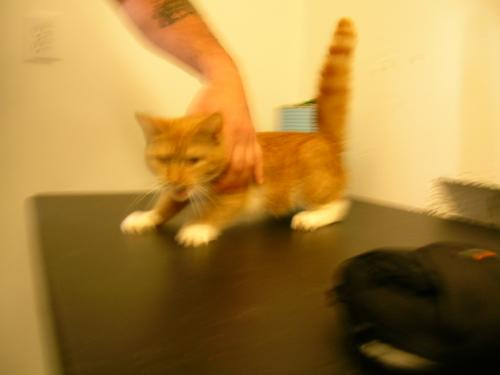
#> input picture _miscellaneous/test_constrained_layer/PetImages/Cat/0.jpg, 500 x 375 px
$ python -i functions.py   (imports and definitions only)   (older library calls are emulated)
#> lines starting #> are read from the running program, lines starting #| are printed output that depends on the picture
# -*- coding: UTF-8 -*-
"""
@author: Luca Bondi (luca.bondi@polimi.it)
@author: Paolo Bestagini (paolo.bestagini@polimi.it)
@author: Nicolò Bonettini (nicolo.bonettini@polimi.it)
Politecnico di Milano 2018
"""

from multiprocessing import Pool, cpu_count

import numpy as np
import pywt
from PIL import Image, ImageOps
from numpy.fft import fft2, ifft2
from scipy.ndimage import filters
from sklearn.metrics import roc_curve, auc
from tqdm import tqdm
import cv2


class ArgumentError(Exception):
    pass


"""
Extraction functions
"""


# [353 lines left out: functions extract_single, noise_extract, noise_extract_compact, extract_multiple_aligned, cut_ctr, preprocessing_wrapper and 7 more, not called in this run]


def saturation(im: np.ndarray) -> np.ndarray:
    """
    Saturation as from Binghamton toolbox
    :param im: type np.uint8
    :return: saturation map from input im
    """
    assert (im.dtype == np.uint8)

    if im.ndim == 2:
        im.shape += (1,)

    h, w, ch = im.shape
#> h = 375; w = 500; ch = 3

    if im.max() < 250:
        return np.ones((h, w, ch))

    im_h = im - np.roll(im, (0, 1), (0, 1))
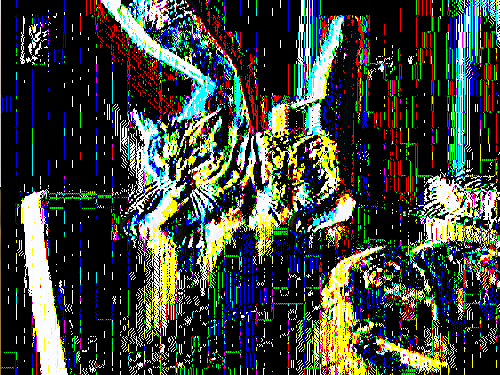
#> im_h: shape (375, 500, 3); mean R, G, B 63.3, 63.5, 61.5
    im_v = im - np.roll(im, (1, 0), (0, 1))
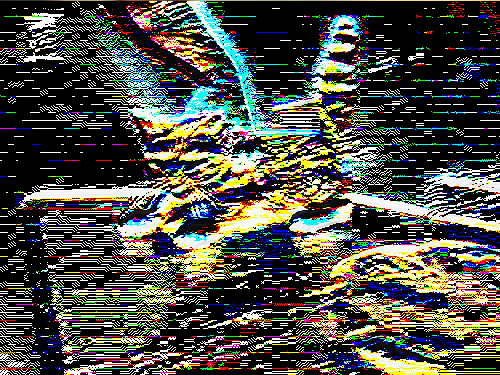
#> im_v: shape (375, 500, 3); mean R, G, B 78.3, 78.8, 70.5
    satur_map = \
        np.bitwise_not(
            np.bitwise_and(
                np.bitwise_and(
                    np.bitwise_and(
                        im_h != 0, im_v != 0
                    ), np.roll(im_h, (0, -1), (0, 1)) != 0
                ), np.roll(im_v, (-1, 0), (0, 1)) != 0
            )
        )
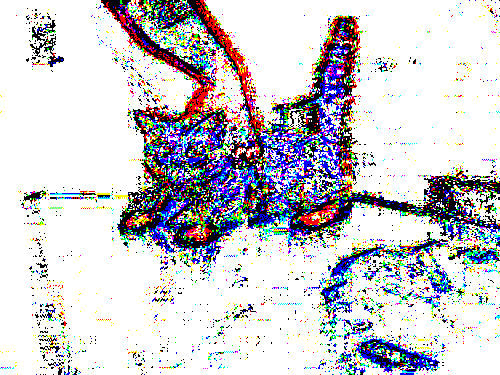
#> satur_map: shape (375, 500, 3) bool; mean R, G, B 0.799, 0.793, 0.817

    max_ch = im.max(axis=0).max(axis=0)
#> max_ch = [255, 247, 174]

    for ch_idx, max_c in enumerate(max_ch):
        if max_c > 250:
            satur_map[:, :, ch_idx] = \
                np.bitwise_not(
                    np.bitwise_and(
                        im[:, :, ch_idx] == max_c, satur_map[:, :, ch_idx]
                    )
                )
#> this loop made 3 passes
#> max_c on passes 1 to 3: 255, 247, 174
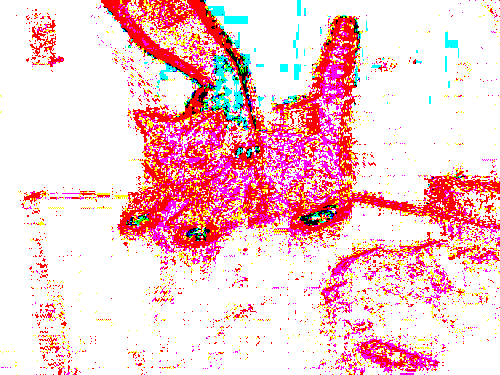
#> satur_map: shape (375, 500, 3) bool; mean R, G, B 0.976, 0.793, 0.817

    return satur_map


# [8 lines left out: function inten_sat_compact, not called in this run]


"""
Cross-correlation functions
"""


# [84 lines left out: functions crosscorr_2d, aligned_cc, pce, not called in this run]


"""
Statistical functions
"""


# [50 lines left out: functions stats, gt, not called in this run]

>>> import cv2
>>> picture = cv2.cvtColor(cv2.imread('../../../_miscellaneous/test_constrained_layer/PetImages/Cat/0.jpg'), cv2.COLOR_BGR2RGB)
>>> result = saturation(picture)

$ run again, on _miscellaneous/test_constrained_layer/PetImages/Cat/10.jpg
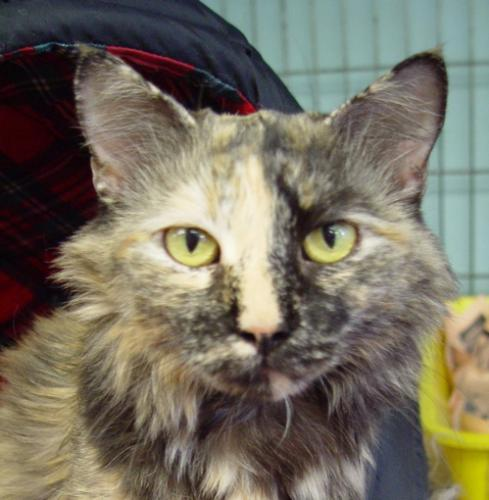
#> input picture _miscellaneous/test_constrained_layer/PetImages/Cat/10.jpg, 489 x 500 px
#> in saturation, `satur_map = \ np.bitwise_not( np.bitwise_and( np.bitwise_and( np.bitwi..`:
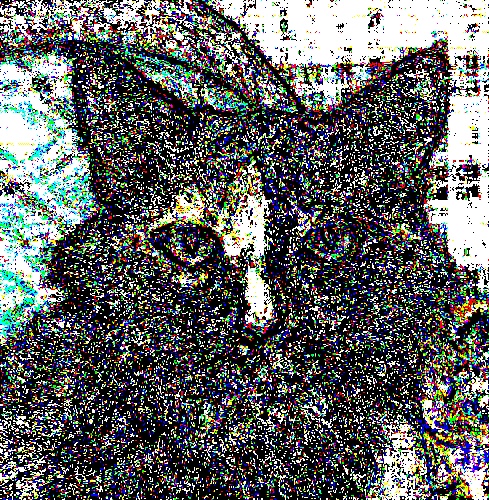
#> satur_map: shape (500, 489, 3) bool; mean R, G, B 0.373, 0.384, 0.376
#> max_ch = [252, 250, 236]
#> the loop in saturation, `for ch_idx, max_c in enumerate(max_ch):` made 3 passes
#> max_c on passes 1 to 3: 252, 250, 236
#> after the loop in saturation, `for ch_idx, max_c in enumerate(max_ch):`:
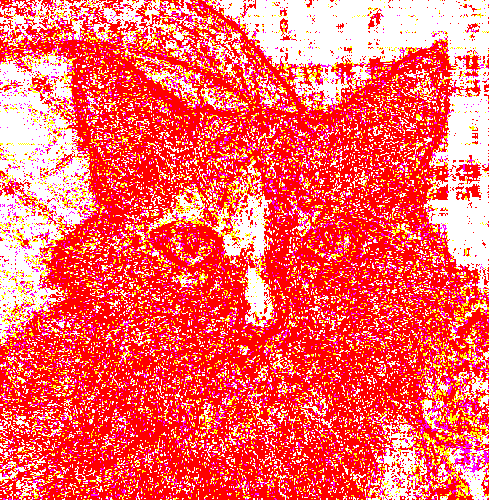
#> satur_map: shape (500, 489, 3) bool; mean R, G, B 1, 0.384, 0.376

$ run again, on _miscellaneous/test_constrained_layer/PetImages/Cat/11.jpg
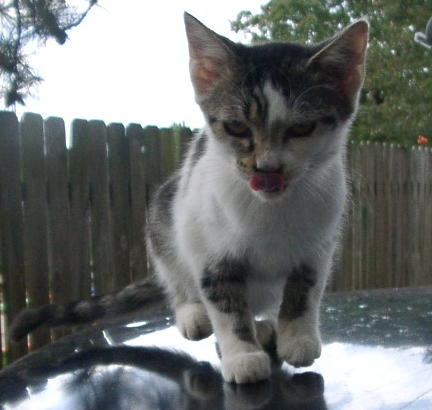
#> input picture _miscellaneous/test_constrained_layer/PetImages/Cat/11.jpg, 432 x 410 px
#> in saturation, `satur_map = \ np.bitwise_not( np.bitwise_and( np.bitwise_and( np.bitwi..`:
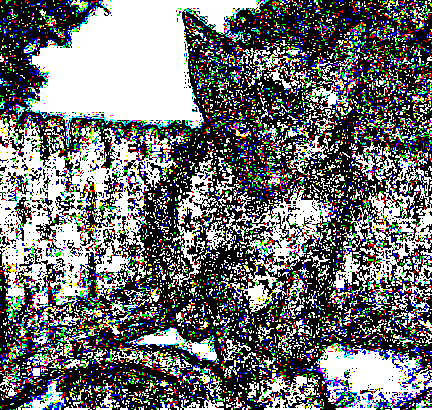
#> satur_map: shape (410, 432, 3) bool; mean R, G, B 0.44, 0.448, 0.45
#> max_ch = [255, 255, 255]
#> the loop in saturation, `for ch_idx, max_c in enumerate(max_ch):` made 3 passes
#> after the loop in saturation, `for ch_idx, max_c in enumerate(max_ch):`:
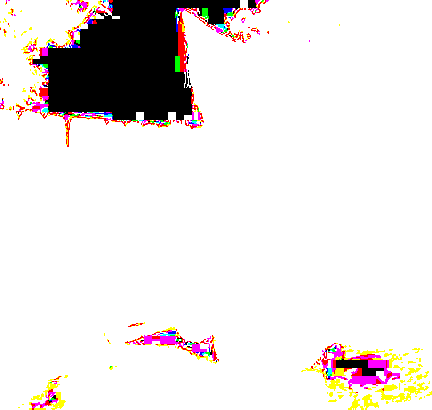
#> satur_map: shape (410, 432, 3) bool; mean R, G, B 0.912, 0.893, 0.887
